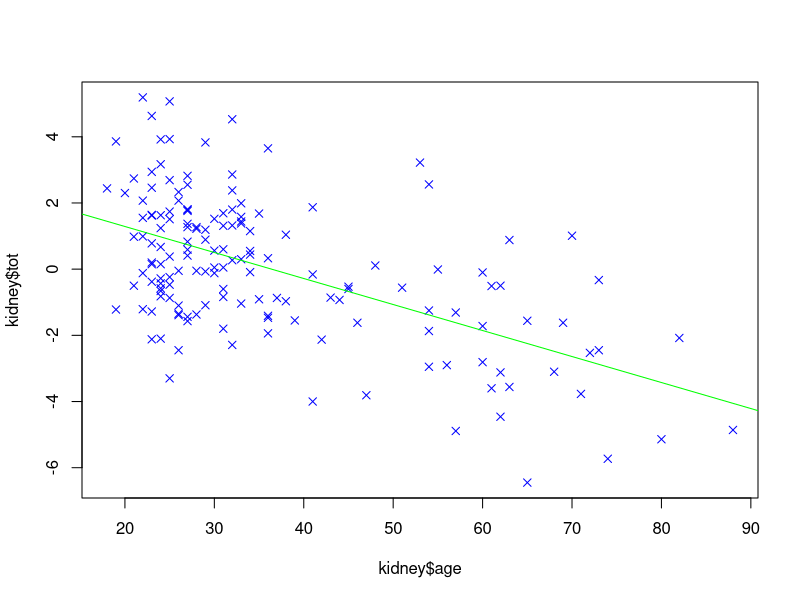
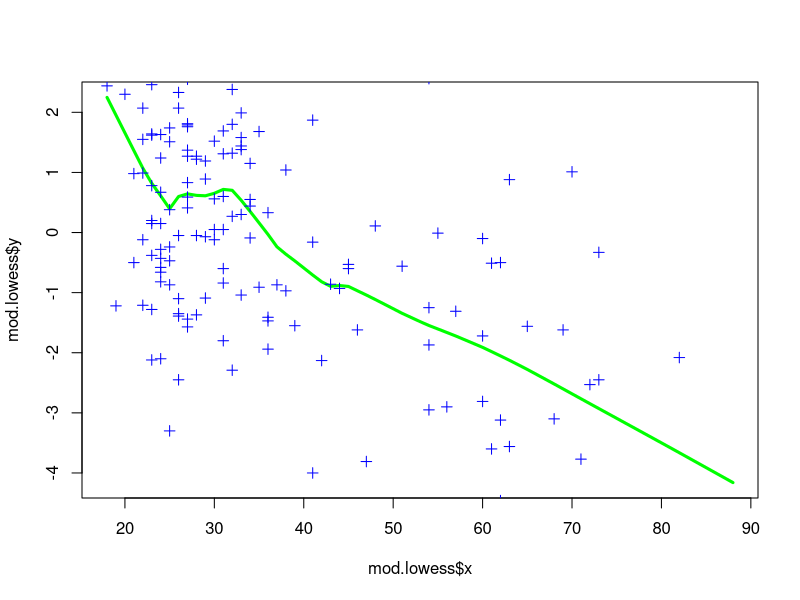
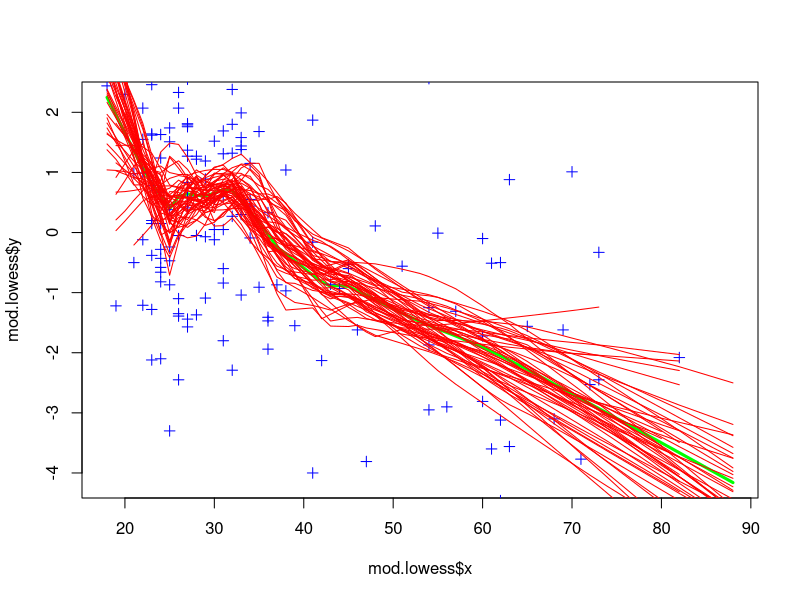

Here is the R script that generated these plots, in order:
## ---- chunk 1
knitr::opts_chunk$set(echo = TRUE)
## ---- chunk 2
###computer age statistical inference chapter 1
#by honground - suckwon Hong

#load data
kidney<-read.table("kidney.txt",header=T)

#Regression
mod.regression<-lm(tot ~ age,data=kidney)
predict.mod<-predict(mod.regression,newdata=data.frame(age=seq(20,80,10)),se.fit=T)

#Figure 1.1
plot(kidney$age,kidney$tot,pch=4, col="blue")
abline(mod.regression, col="green")

#Lowess
mod.lowess<-lowess(kidney$age,kidney$tot,1/3)
predict.mod.lowess<-approx(mod.lowess$x,mod.lowess$y,xout=seq(20,80,10))

#Figure 1.2
plot(mod.lowess,type="l",lwd=3,col="green")
points(kidney$age,kidney$tot,pch=3,col="blue")

#Figure 1.3 bootstrap
plot(mod.lowess,type="l",lwd=3,col="green")
points(kidney$age,kidney$tot,pch=3,col="blue")
data_temp<-c()
for(i in 1:50){
  bootstrap_kidney<-kidney[sample(1:nrow(kidney),replace=T),]
  lowess.bootstrap<-lowess(bootstrap_kidney$age,bootstrap_kidney$tot,1/3)
  lines(lowess.bootstrap,col="red")
  data_temp<-rbind(data_temp,approx(lowess.bootstrap$x,lowess.bootstrap$y,xout=seq(20,80,10))$y)
}
